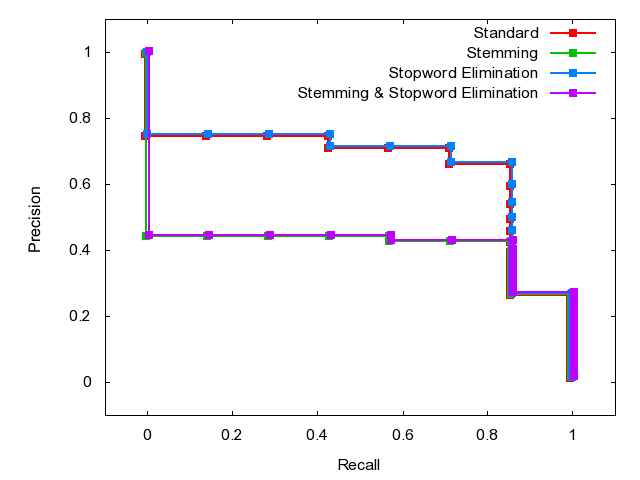

Here is the gnuplot script that generated this plot:

	set terminal png
	set output 'Q1.png'
	set ylabel 'Precision'
	set xlabel 'Recall'
	set xrange [-0.1:1.1]
	set yrange [-0.1:1.1]
	plot 'Q1.dat' index 0 using 1:2 w linespoints lw 2 pt 5 title 'Standard', \
'Q1.dat' index 1 using 1:2 w linespoints lw 2 pt 5 title 'Stemming', \
'Q1.dat' index 2 using 1:2 w linespoints lw 2 pt 5 title 'Stopword Elimination', \
'Q1.dat' index 3 using 1:2 w linespoints lw 2 pt 5 title 'Stemming & Stopword Elimination'
